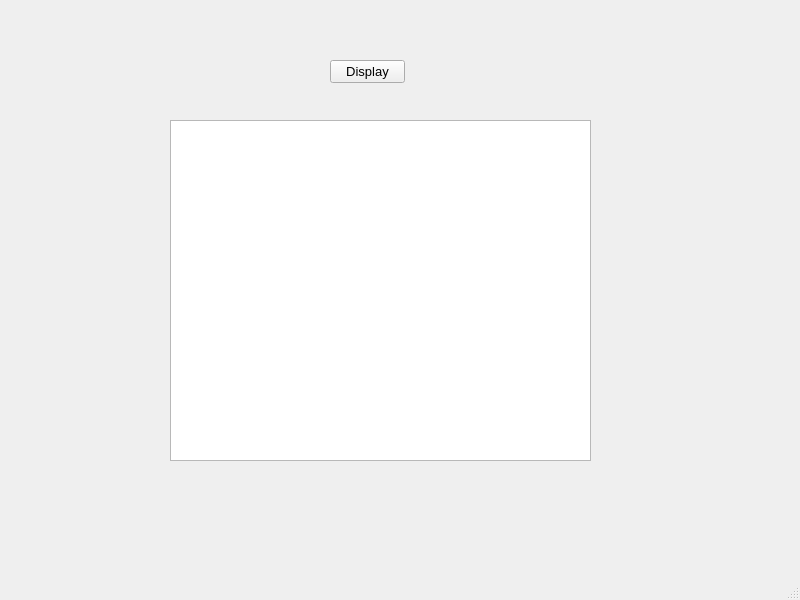
<?xml version="1.0" encoding="UTF-8"?>
<ui version="4.0">
 <class>displayWindow</class>
 <widget class="QMainWindow" name="displayWindow">
  <property name="geometry">
   <rect>
    <x>0</x>
    <y>0</y>
    <width>800</width>
    <height>600</height>
   </rect>
  </property>
  <property name="font">
   <font>
    <family>Arial</family>
    <pointsize>10</pointsize>
   </font>
  </property>
  <property name="windowTitle">
   <string>Display Window</string>
  </property>
  <widget class="QWidget" name="centralwidget">
   <widget class="QPushButton" name="btnDisplayTransactions">
    <property name="geometry">
     <rect>
      <x>330</x>
      <y>60</y>
      <width>75</width>
      <height>23</height>
     </rect>
    </property>
    <property name="text">
     <string>Display</string>
    </property>
   </widget>
   <widget class="QTableWidget" name="tblDisplayedTransactions">
    <property name="geometry">
     <rect>
      <x>170</x>
      <y>120</y>
      <width>421</width>
      <height>341</height>
     </rect>
    </property>
   </widget>
  </widget>
  <widget class="QMenuBar" name="menubar">
   <property name="geometry">
    <rect>
     <x>0</x>
     <y>0</y>
     <width>800</width>
     <height>22</height>
    </rect>
   </property>
  </widget>
  <widget class="QStatusBar" name="statusbar"/>
 </widget>
 <resources/>
 <connections/>
</ui>
